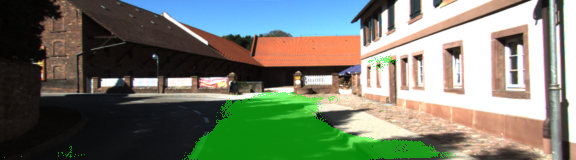
#> input picture um_000073.png, 576 x 160 px
$ python -i augment_dataset.py   (imports and definitions only)
#> lines starting #> are read from the running program, lines starting #| are printed output that depends on the picture
import re
import random
import numpy as np
import cv2
import os.path
import shutil
from glob import glob

# retrive image data from disk
# returns image in RGB format
def readImage(img_fname):
  img_path = os.path.join(DATA_DIR,img_fname.strip())
  img = cv2.imread(img_path)
  return cv2.cvtColor(img, cv2.COLOR_BGR2RGB)

# adds a random shadow to a given image
def addShadow(img):
  # pick a random shadow coloration
  shadow_shade = np.random.randint(60,120)
  # convert image to YUV space to get the luma (brightness) channel
  y,u,v = cv2.split(cv2.cvtColor(img, cv2.COLOR_RGB2YCrCb))
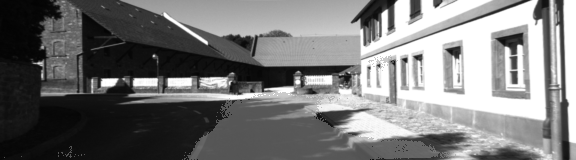
#> y: shape (160, 576); min 3, max 255, mean 120
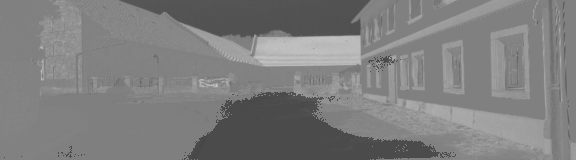
#> u: shape (160, 576); min 69, max 197, mean 126.1
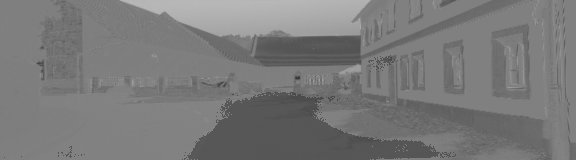
#> v: shape (160, 576); min 56, max 185, mean 121.2
  y = y.astype(np.int32)
  # create mask image with same shape as input image
  #mask = np.zeros(y.shape, dtype=np.int32)
  # compute a random line in slope, intercept form
  # random x1,x2 values (y1=0, y2=height)
  x1 = np.random.uniform() * y.shape[1]
#> x1 = 341.5
  x2 = np.random.uniform() * y.shape[1]
#> x2 = 486.3
  slope = float(y.shape[0]) / (x2 - x1)
#> slope = 1.1
  intercept = -(slope * x1)
#> intercept = -377.3
  # assign pixels of mask below line
  for j in range(y.shape[0]):
      for i in range(y.shape[1]):
          if j > (i*slope)+intercept:
              y[j,i] -= shadow_shade
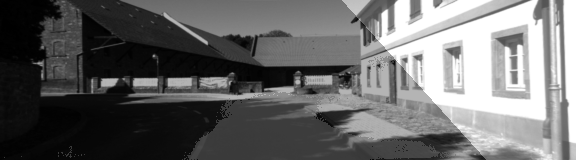
#> y: shape (160, 576) int32; min -101, max 255, mean 45.2; drawn with min black and max white
  # apply mask
  #y += mask
  # ensure values are within uint8 range to avoid artifacts
  y = np.clip(y, 0,255).astype(np.uint8)
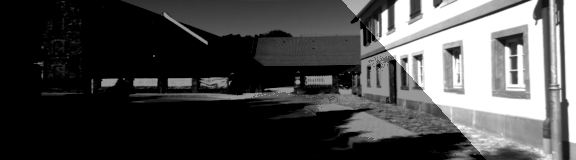
#> y: shape (160, 576); min 0, max 255, mean 73.5
  # convert back to RGB
  return cv2.cvtColor(cv2.merge((y,u,v)), cv2.COLOR_YCrCb2RGB)
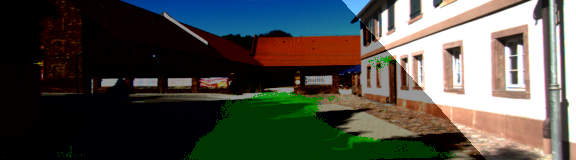
#> returned value: shape (160, 576, 3); mean R, G, B 78.1, 77.8, 70.9

# adjust brightness of given image (img) by multiplyling V (brightness)
def adjustBrightness(img, m):
  h,s,v = cv2.split(cv2.cvtColor(img, cv2.COLOR_RGB2HSV))
  v = np.clip(v * m, 0, 255).astype(np.uint8)
  return cv2.cvtColor(cv2.merge((h,s,v)), cv2.COLOR_HSV2RGB)


# [17 lines not run here, left out]

>>> import cv2
>>> picture = cv2.cvtColor(cv2.imread('um_000073.png'), cv2.COLOR_BGR2RGB)
>>> result = addShadow(picture)
